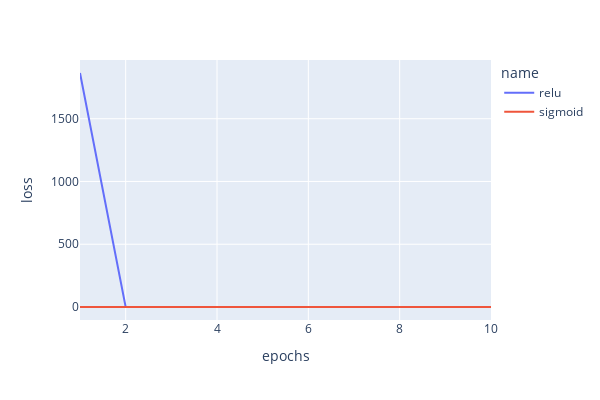
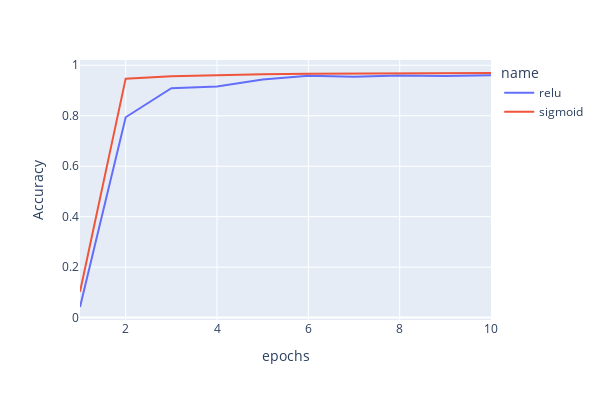

The code cell stored with these charts, in order, in its notebook:
### Code cell
plot_diagrams(losses_relu, accuracies_relu,
              losses_sigmoid, accuracies_sigmoid,
              [], [], total_epochs=len(losses_relu))

### Figure 1 — Plotly figure (JSON) as saved in the notebook; plotly's stock layout.template omitted (floating-point values rounded to 4 significant figures)
{"data": [{"hovertemplate": "name=relu<br>epochs=%{x}<br>loss=%{y}<extra></extra>", "legendgroup": "relu", "line": {"color": "#636efa", "dash": "solid"}, "marker": {"symbol": "circle"}, "mode": "lines", "name": "relu", "orientation": "v", "showlegend": true, "type": "scatter", "x": [1, 2, 3, 4, 5, 6, 7, 8, 9, 10], "xaxis": "x", "y": [1864.0, 0.6548, 0.4874, 0.4606, 0.2724, 0.2066, 0.1721, 0.1719, 0.1425, 0.151], "yaxis": "y"}, {"hovertemplate": "name=sigmoid<br>epochs=%{x}<br>loss=%{y}<extra></extra>", "legendgroup": "sigmoid", "line": {"color": "#EF553B", "dash": "solid"}, "marker": {"symbol": "circle"}, "mode": "lines", "name": "sigmoid", "orientation": "v", "showlegend": true, "type": "scatter", "x": [1, 2, 3, 4, 5, 6, 7, 8, 9, 10], "xaxis": "x", "y": [0.3984, 0.2123, 0.1602, 0.1268, 0.1025, 0.08388, 0.0697, 0.05876, 0.05015, 0.04342], "yaxis": "y"}], "layout": {"height": 400, "legend": {"title": {"text": "name"}, "tracegroupgap": 0}, "margin": {"t": 60}, "width": 600, "xaxis": {"anchor": "y", "domain": [0, 1], "title": {"text": "epochs"}}, "yaxis": {"anchor": "x", "domain": [0, 1], "title": {"text": "loss"}}}}

### Figure 2 — Plotly figure (JSON) as saved in the notebook; plotly's stock layout.template omitted (floating-point values rounded to 4 significant figures)
{"data": [{"hovertemplate": "name=relu<br>epochs=%{x}<br>Accuracy=%{y}<extra></extra>", "legendgroup": "relu", "line": {"color": "#636efa", "dash": "solid"}, "marker": {"symbol": "circle"}, "mode": "lines", "name": "relu", "orientation": "v", "showlegend": true, "type": "scatter", "x": [1, 2, 3, 4, 5, 6, 7, 8, 9, 10], "xaxis": "x", "y": [0.042, 0.794, 0.909, 0.916, 0.9434, 0.9588, 0.9546, 0.9594, 0.9578, 0.9602], "yaxis": "y"}, {"hovertemplate": "name=sigmoid<br>epochs=%{x}<br>Accuracy=%{y}<extra></extra>", "legendgroup": "sigmoid", "line": {"color": "#EF553B", "dash": "solid"}, "marker": {"symbol": "circle"}, "mode": "lines", "name": "sigmoid", "orientation": "v", "showlegend": true, "type": "scatter", "x": [1, 2, 3, 4, 5, 6, 7, 8, 9, 10], "xaxis": "x", "y": [0.1022, 0.947, 0.957, 0.9612, 0.964, 0.9664, 0.9678, 0.9676, 0.9688, 0.9694], "yaxis": "y"}], "layout": {"height": 400, "legend": {"title": {"text": "name"}, "tracegroupgap": 0}, "margin": {"t": 60}, "width": 600, "xaxis": {"anchor": "y", "domain": [0, 1], "title": {"text": "epochs"}}, "yaxis": {"anchor": "x", "domain": [0, 1], "title": {"text": "Accuracy"}}}}
